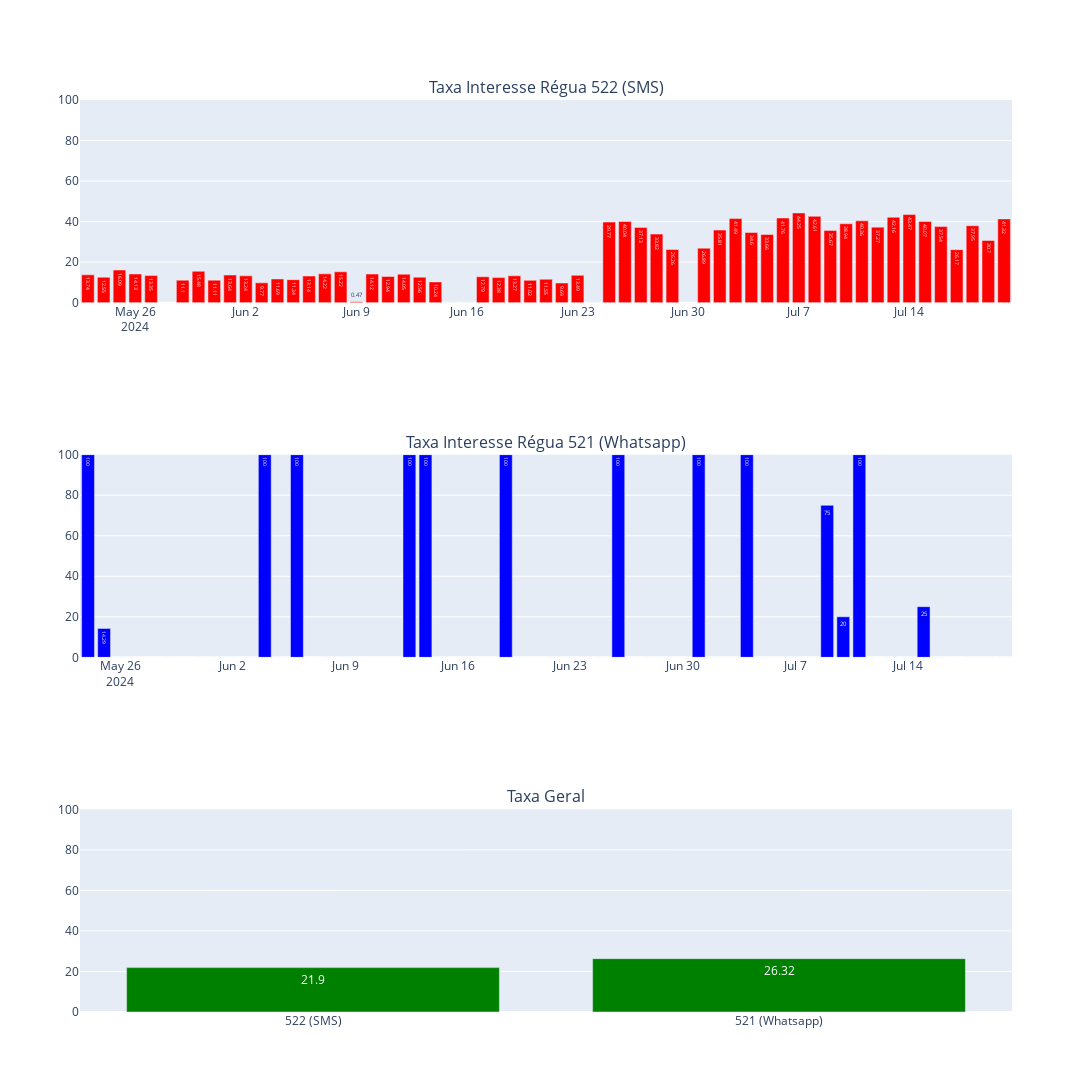

The code cell stored with this chart in its notebook:
### Code cell
fig = make_subplots(rows=3,cols=1,shared_yaxes= True, subplot_titles=('Taxa Interesse Régua 522 (SMS)','Taxa Interesse Régua 521 (Whatsapp)','Taxa Geral'))
fig.add_trace(go.Bar(x=base_522["enviado_em"],
                     y=base_522["Tx_Interesse"],
                     marker_color="red",
                     text=base_522["Tx_Interesse"]),row=1,col=1)
fig.add_trace(go.Bar(x=base_521["enviado_em"],
                     y=base_521["Tx_Interesse"],
                     marker_color="blue",
                     text=base_521["Tx_Interesse"]),row=2,col=1)
fig.add_trace(go.Bar(x=tx_geral_2['Regua'],
                     y=tx_geral_2['Taxa'],
                     marker_color="Green",
                     text=tx_geral_2['Taxa']),row=3,col=1)
fig.update_yaxes(range=[0, 100], row=1,col=1)
fig.update_yaxes(range=[0, 100], row=2,col=1)
fig.update_yaxes(range=[0, 100], row=3,col=1)
fig.update_layout(width=1400, height=1250, showlegend= False)

### Figure 1 — Plotly figure (JSON) as saved in the notebook; plotly's stock layout.template omitted (floating-point values rounded to 4 significant figures)
{"data": [{"marker": {"color": "red"}, "text": [13.74, 12.55, 16.09, 14.13, 13.35, 11.1, 15.48, 11.11, 13.64, 13.24, 9.77, 11.69, 11.34, 13.14, 14.22, 15.22, 0.47, 14.12, 12.94, 14.05, 12.56, 10.24, 0, 0, 12.79, 12.38, 13.27, 11.02, 11.55, 9.69, 13.49, 0, 39.77, 40.04, 37.13, 33.82, 26.26, 26.89, 35.81, 41.49, 34.6, 33.66, 41.76, 44.25, 42.61, 35.67, 38.94, 40.36, 37.27, 42.16, 43.47, 40.07, 37.54, 26.17, 37.95, 30.7, 41.32], "type": "bar", "x": ["2024-05-23", "2024-05-24", "2024-05-25", "2024-05-26", "2024-05-27", "2024-05-29", "2024-05-30", "2024-05-31", "2024-06-01", "2024-06-02", "2024-06-03", "2024-06-04", "2024-06-05", "2024-06-06", "2024-06-07", "2024-06-08", "2024-06-09", "2024-06-10", "2024-06-11", "2024-06-12", "2024-06-13", "2024-06-14", "2024-06-15", "2024-06-16", "2024-06-17", "2024-06-18", "2024-06-19", "2024-06-20", "2024-06-21", "2024-06-22", "2024-06-23", "2024-06-24", "2024-06-25", "2024-06-26", "2024-06-27", "2024-06-28", "2024-06-29", "2024-07-01", "2024-07-02", "2024-07-03", "2024-07-04", "2024-07-05", "2024-07-06", "2024-07-07", "2024-07-08", "2024-07-09", "2024-07-10", "2024-07-11", "2024-07-12", "2024-07-13", "2024-07-14", "2024-07-15", "2024-07-16", "2024-07-17", "2024-07-18", "2024-07-19", "2024-07-20"], "xaxis": "x", "y": [13.74, 12.55, 16.09, 14.13, 13.35, 11.1, 15.48, 11.11, 13.64, 13.24, 9.77, 11.69, 11.34, 13.14, 14.22, 15.22, 0.47, 14.12, 12.94, 14.05, 12.56, 10.24, 0, 0, 12.79, 12.38, 13.27, 11.02, 11.55, 9.69, 13.49, 0, 39.77, 40.04, 37.13, 33.82, 26.26, 26.89, 35.81, 41.49, 34.6, 33.66, 41.76, 44.25, 42.61, 35.67, 38.94, 40.36, 37.27, 42.16, 43.47, 40.07, 37.54, 26.17, 37.95, 30.7, 41.32], "yaxis": "y"}, {"marker": {"color": "blue"}, "text": [100, 14.29, 0, 0, 0, 0, 0, 0, 100, 0, 100, 0, 0, 100, 100, 0, 0, 100, 0, 0, 0, 0, 100, 0, 0, 100, 0, 0, 100, 0, 0, 0, 0, 75, 20, 100, 0, 0, 25, 0, 0, 0, 0], "type": "bar", "x": ["2024-05-24", "2024-05-25", "2024-05-26", "2024-05-29", "2024-05-31", "2024-06-01", "2024-06-02", "2024-06-03", "2024-06-04", "2024-06-05", "2024-06-06", "2024-06-08", "2024-06-09", "2024-06-13", "2024-06-14", "2024-06-15", "2024-06-17", "2024-06-19", "2024-06-20", "2024-06-22", "2024-06-23", "2024-06-25", "2024-06-26", "2024-06-28", "2024-06-29", "2024-07-01", "2024-07-02", "2024-07-03", "2024-07-04", "2024-07-05", "2024-07-06", "2024-07-07", "2024-07-08", "2024-07-09", "2024-07-10", "2024-07-11", "2024-07-13", "2024-07-14", "2024-07-15", "2024-07-16", "2024-07-18", "2024-07-19", "2024-07-20"], "xaxis": "x2", "y": [100, 14.29, 0, 0, 0, 0, 0, 0, 100, 0, 100, 0, 0, 100, 100, 0, 0, 100, 0, 0, 0, 0, 100, 0, 0, 100, 0, 0, 100, 0, 0, 0, 0, 75, 20, 100, 0, 0, 25, 0, 0, 0, 0], "yaxis": "y2"}, {"marker": {"color": "Green"}, "text": [21.9, 26.32], "type": "bar", "x": ["522 (SMS)", "521 (Whatsapp)"], "xaxis": "x3", "y": [21.9, 26.32], "yaxis": "y3"}], "layout": {"annotations": [{"font": {"size": 16}, "showarrow": false, "text": "Taxa Interesse Régua 522 (SMS)", "x": 0.5, "xanchor": "center", "xref": "paper", "y": 1, "yanchor": "bottom", "yref": "paper"}, {"font": {"size": 16}, "showarrow": false, "text": "Taxa Interesse Régua 521 (Whatsapp)", "x": 0.5, "xanchor": "center", "xref": "paper", "y": 0.6111, "yanchor": "bottom", "yref": "paper"}, {"font": {"size": 16}, "showarrow": false, "text": "Taxa Geral", "x": 0.5, "xanchor": "center", "xref": "paper", "y": 0.2222, "yanchor": "bottom", "yref": "paper"}], "height": 1250, "showlegend": false, "width": 1400, "xaxis": {"anchor": "y", "domain": [0, 1]}, "xaxis2": {"anchor": "y2", "domain": [0, 1]}, "xaxis3": {"anchor": "y3", "domain": [0, 1]}, "yaxis": {"anchor": "x", "domain": [0.7778, 1], "range": [0, 100]}, "yaxis2": {"anchor": "x2", "domain": [0.3889, 0.6111], "range": [0, 100]}, "yaxis3": {"anchor": "x3", "domain": [0, 0.2222], "range": [0, 100]}}}
